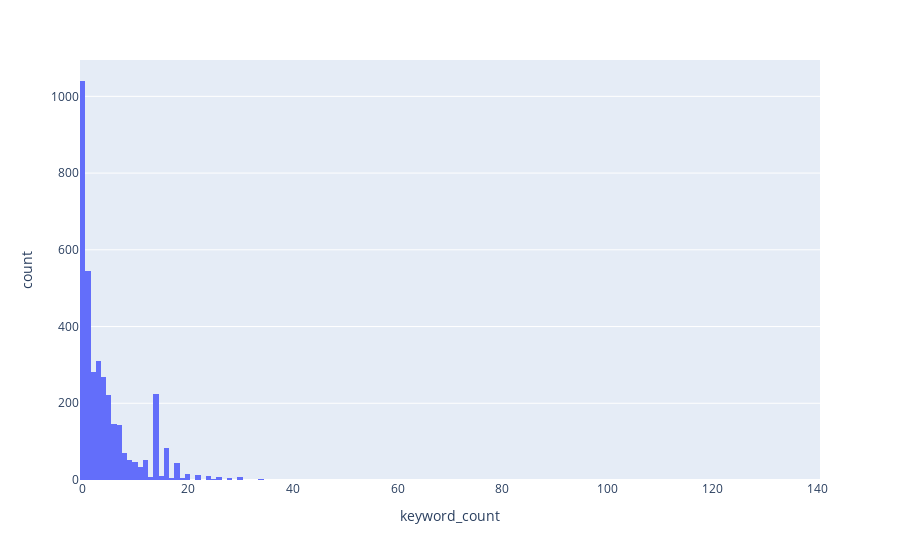

This figure's notebook cell:
### Code cell
# Plot the distribution of keyword counts
fig = px.histogram(df_keywords, x='keyword_count')
fig.show()

### Figure 1 — Plotly figure (JSON) as saved in the notebook; plotly's stock layout.template omitted (floating-point values rounded to 4 significant figures; data arrays with more than 128 entries replaced by an {"elided": "..."} marker saying what was removed)
{"data": [{"alignmentgroup": "True", "bingroup": "x", "hovertemplate": "keyword_count=%{x}<br>count=%{y}<extra></extra>", "legendgroup": "", "marker": {"color": "#636efa", "pattern": {"shape": ""}}, "name": "", "offsetgroup": "", "orientation": "v", "showlegend": false, "type": "histogram", "x": {"elided": "3662 int values"}, "xaxis": "x", "yaxis": "y"}], "layout": {"barmode": "relative", "legend": {"tracegroupgap": 0}, "margin": {"t": 60}, "xaxis": {"anchor": "y", "domain": [0, 1], "title": {"text": "keyword_count"}}, "yaxis": {"anchor": "x", "domain": [0, 1], "title": {"text": "count"}}}}
